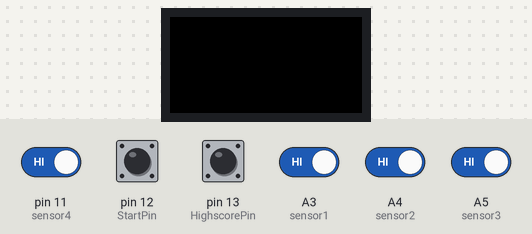
A sketch run on a simulated Arduino Uno, built with avr-gcc and run on an emulated ATmega328P. Parts: 32×16 colour display. The test bench sets the inputs (shaded band); at power-on: A3 (sensor1), A4 (sensor2), A5 (sensor3), pin 11 (sensor4), pin 12 (StartPin), pin 13 (HighscorePin) HIGH. Random numbers use the default seed unless the sketch sets one; what the sketch prints to the serial monitor is not drawn.

Above: at 1.2 s.
1.3 s: pin 12 (StartPin) pulled LOW for 0.15 s
2.0 s: pin 11 (sensor4) driven LOW
At 3.5 s:
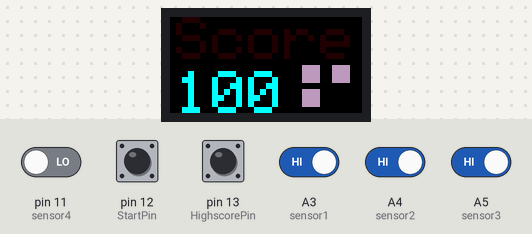
8.0 s: A3 (sensor1) driven LOW
At 10.6 s:
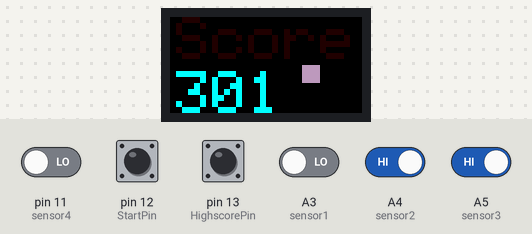
At 32.3 s:
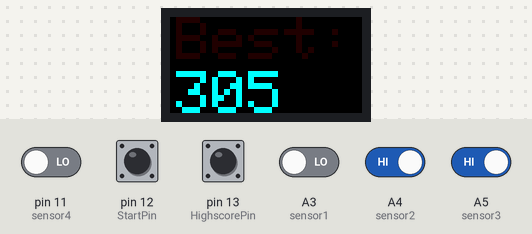
Timing chart, 0 to 32.8 s (numbered marks = the images above; inputs shaded):
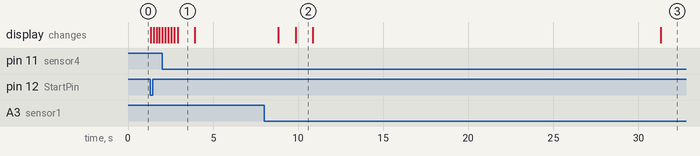

Measured:
- what the display in image 1 shows lasts 1.0 s, from 2.9 s to 3.9 s

The sketch:

skeeball_main.ino
```cpp
#include <RGBmatrixPanel.h>
#define CLK  8
#define OE   9
#define LAT 10
#define A   A0
#define B   A1
#define C   A2


#define sensor1 A3
#define sensor2 A4
#define sensor3 A5


int loch[4] = { 0, 50, 100, 100 };

int treffer[4];


int counter = 0;
int highscore = 0;
int score = 0;
int wurfnr = 0;


const int StartPin = 12;
const int HighscorePin = 13;
const int sensor4 = 11;

int StartKnopfStatus = 0;
int HighscoreKnopfStatus = 0;


RGBmatrixPanel matrix(A, B, C, CLK, LAT, OE, false);


#define F2(progmem_ptr) (const __FlashStringHelper *)progmem_ptr

const char highscorestring[] PROGMEM = "HIGHSCORE!";
int16_t    textX                     = matrix.width(),
           textMin                   = sizeof(highscorestring) * -12,
           hue                       = 0;


const char pressstring[] PROGMEM = "Press";
int16_t    textY                 = matrix.height(),
           textMin2              = 8,
           hue2                  = 0;

const char startstring[] PROGMEM = "Start";


int8_t ball[3][4] = {
  {  3,  0,  1,  1 },
  { 17, 15,  1, -1 },
  { 27,  4, -1,  1 }
};

static const uint16_t PROGMEM ballcolor[3] = {
  0x0080,
  0x0002,
  0x1000
};


void setup() {
  Serial.begin(9600);
  pinMode(StartPin, INPUT_PULLUP);
  pinMode(HighscorePin, INPUT_PULLUP);
  pinMode(sensor4, INPUT);
  matrix.fillScreen(0);
  matrix.begin();
  matrix.setTextWrap(false);
  matrix.setTextSize(1);
}


void loop() {
  StartKnopfStatus = digitalRead(StartPin);
  HighscoreKnopfStatus = digitalRead(HighscorePin);

  if (StartKnopfStatus == LOW)
  {
    counter -= counter;
    wurfnr = 0;
    score = 0;
    for (byte i = 0; i < 4; i++)
    {
      treffer[i] = 0;
    }
    GoAnimation();
    DisplayScore(score);
    CalcBall(wurfnr);
  }

  if (HighscoreKnopfStatus == LOW)
  {
    counter -= counter;
    DisplayHighscore(highscore);
  }

  if ( (!digitalRead(sensor1) || !digitalRead(sensor2) || !digitalRead(sensor3) || !digitalRead(sensor4)) && wurfnr < 4 )
  {
    counter -= counter;
    treffer[wurfnr] = AddScore(loch);
    score += (AddScore(loch) + checkCombo(treffer, wurfnr));
    wurfnr++;
    DisplayScore(score);
    CalcBall(wurfnr);
    if (wurfnr == 4)
    {
      highscore = checkHighscore(highscore, score);
    }
    delay(1000);
  }

  if (counter > 14000)
  {
    if (counter == 30000)
    {
      counter == 14200;
    }

    matrix.fillScreen(0);

    for (byte i = 0; i < 3; i++)
    {

      matrix.fillCircle(ball[i][0], ball[i][1], 5, pgm_read_word(&ballcolor[i]));

      ball[i][0] += ball[i][2];
      ball[i][1] += ball[i][3];

      if ((ball[i][0] == 0) || (ball[i][0] == (matrix.width() - 1)))
      {
        ball[i][2] *= -1;
      }
      if ((ball[i][1] == 0) || (ball[i][1] == (matrix.height() - 1)))
      {
        ball[i][3] *= -1;
      }
    }

    matrix.setTextColor(matrix.ColorHSV(hue2, 255, 255, true));
    matrix.setCursor(2, textY);
    matrix.print(F2(pressstring));
    matrix.setCursor(2 , textY + 16);
    matrix.print(F2(startstring));


    if ((--textY) < textMin) textY = matrix.height();
    hue2 += 7;
    if (hue2 >= 1536) hue2 -= 1536;

    delay(20);
    matrix.swapBuffers(false);
  }
  counter++;
  Serial.println(counter);
}


int checkHighscore(int highscore, int score)
{
  if (score > highscore)
  {
    matrix.fillRect(0, 0, 32, 16, matrix.Color333(0, 0, 0));

    for (int i = 0; i < 330; ++i)
    {
      matrix.fillRect(0, 0, 32, 16, matrix.Color333(0, 0, 0));
      matrix.setTextSize(2);
      matrix.setTextColor(matrix.ColorHSV(hue, 255, 255, true));
      matrix.setCursor(textX, 1);
      matrix.print(F2(highscorestring));

      if ((--textX) < textMin) textX = matrix.width();
      hue += 7;
      if (hue >= 1536) hue -= 1536;

      matrix.swapBuffers(false);
    }


    DisplayHighscore(score);
    counter -= counter;

    return score;
  }
  else
  {
    return highscore;
  }
}

int AddScore(int loch[4])
{

  int selektion = !digitalRead(sensor1) + 2 * !digitalRead(sensor2) + 3 * !digitalRead(sensor3) + 4 * !digitalRead(sensor4);


  switch (selektion) {

    case 1:
      return loch[--selektion];

    case 2:
      return loch[--selektion];

    case 3:
      return loch[--selektion];

    case 4:
      return loch[--selektion];

    default:

      break;

  }
}

void GoAnimation()
{
  for (int i = 0; i < 9; ++i)
  {

    matrix.fillRect(0, 0, 32, 16, matrix.Color333(0, 0, 0));
    matrix.setTextSize(1);
    matrix.setCursor(8, 4);
    matrix.setTextColor(matrix.Color333(9, 9, 9));
    matrix.print("Los");

    matrix.drawCircle(4, 3, i % 3, matrix.Color333(9, 9, 9));
    matrix.drawCircle(4, 12, i % 3, matrix.Color333(9, 9, 9));
    matrix.drawCircle(27, 3, i % 3, matrix.Color333(9, 9, 9));
    matrix.drawCircle(27, 12, i % 3, matrix.Color333(9, 9, 9));
    matrix.drawCircle(4, 3, (i % 3) + 1, matrix.Color333(9, 9, 9));
    matrix.drawCircle(4, 12, (i % 3) + 1, matrix.Color333(9, 9, 9));
    matrix.drawCircle(27, 3, (i % 3) + 1, matrix.Color333(9, 9, 9));
    matrix.drawCircle(27, 12, (i % 3) + 1, matrix.Color333(9, 9, 9));
    delay(133);

  }
}


void CalcBall(int wurfnr)
{

  switch (wurfnr)
  {

    case 0:
      matrix.fillRect(22, 8, 3, 3, matrix.Color333(5, 4, 5));
      matrix.fillRect(27, 8, 3, 3, matrix.Color333(5, 4, 5));
      matrix.fillRect(22, 12, 3, 3, matrix.Color333(5, 4, 5));
      matrix.fillRect(27, 12, 3, 3, matrix.Color333(5, 4, 5));
      break;

    case 1:
      matrix.fillRect(22, 8, 3, 3, matrix.Color333(5, 4, 5));
      matrix.fillRect(27, 8, 3, 3, matrix.Color333(5, 4, 5));
      matrix.fillRect(22, 12, 3, 3, matrix.Color333(5, 4, 5));
      break;

    case 2:
      matrix.fillRect(22, 8, 3, 3, matrix.Color333(5, 4, 5));
      matrix.fillRect(27, 8, 3, 3, matrix.Color333(5, 4, 5));
      break;

    case 3:
      matrix.fillRect(22, 8, 3, 3, matrix.Color333(5, 4, 5));
      break;

    case 4:

      break;

    default:

      break;

  }
}

int checkCombo(int treffer[4], int wurfnr)
{

  if (wurfnr != 0)
  {
    switch (wurfnr)

    {
      case 3:
        if (treffer[3] == treffer[2] && treffer[1] == treffer[0])
        {
          ComboAnimation();
          return (treffer[3] * 3);
        }
        else if (treffer[3] == treffer[2] && treffer[2] == treffer[1])
        {
          ComboAnimation();
          return (treffer[3] * 2);
        }
        else if (treffer[3] == treffer[2])
        {
          ComboAnimation();
          return (treffer[3]);
        }
        else
        {
          return 0;
        }
      case 2:
        if (treffer[2] == treffer[0] && treffer[1] == treffer[0])
        {
          ComboAnimation();
          return (treffer[2] * 2);
        }
        else if (treffer[2] == treffer[1])
        {
          ComboAnimation();
          return (treffer[2]);
        }
        else
        {
          return 0;
        }
      case 1:
        if (treffer[1] == treffer[0])
        {
          ComboAnimation();
          return (treffer[1]);
        }
        else return 0;
      default:
        return 0;

    }
  }
  else
  {
    return 0;
  }
}

void ComboAnimation()
{
  const char combostring[] PROGMEM     = "Combo Bonus!";
  int16_t    textX                     = matrix.width(),
             textMin                   = sizeof(combostring) * -12,
             hue                       = rand() % 1536;
  for (int i = 0; i < 100; i++)
  {
    matrix.fillScreen(0);
    matrix.fillRect(0, 0, 32, 16, matrix.Color333(0, 0, 0));
    matrix.setTextSize(1);
    matrix.setTextColor(matrix.ColorHSV(hue, 255, 255, true));
    matrix.setCursor(textX, 4);
    matrix.print(combostring);

    if ((--textX) < textMin) textX = matrix.width();
    hue += 7;
    if (hue >= 1536) hue -= 1536;

    matrix.swapBuffers(false);

  }
}

void DisplayHighscore(int highscore)
{

  matrix.fillRect(0, 0, 32, 16, matrix.Color333(0, 0, 0));
  matrix.setTextSize(1);
  matrix.setCursor(1, 0);
  matrix.setTextColor(matrix.Color333(9, 0, 0));
  matrix.print("Best:");
  matrix.setCursor(1, 9);
  matrix.setTextColor(matrix.Color333(0, 7, 7));
  matrix.print(highscore);

}

void DisplayScore(int score)
{

  matrix.fillRect(0, 0, 32, 16, matrix.Color333(0, 0, 0));
  matrix.setTextSize(1);
  matrix.setCursor(1, 0);
  matrix.setTextColor(matrix.Color333(9, 0, 0));
  matrix.print("Score");
  matrix.setCursor(1, 9);
  matrix.setTextColor(matrix.Color333(0, 7, 7));
  matrix.print(score);

}
```
